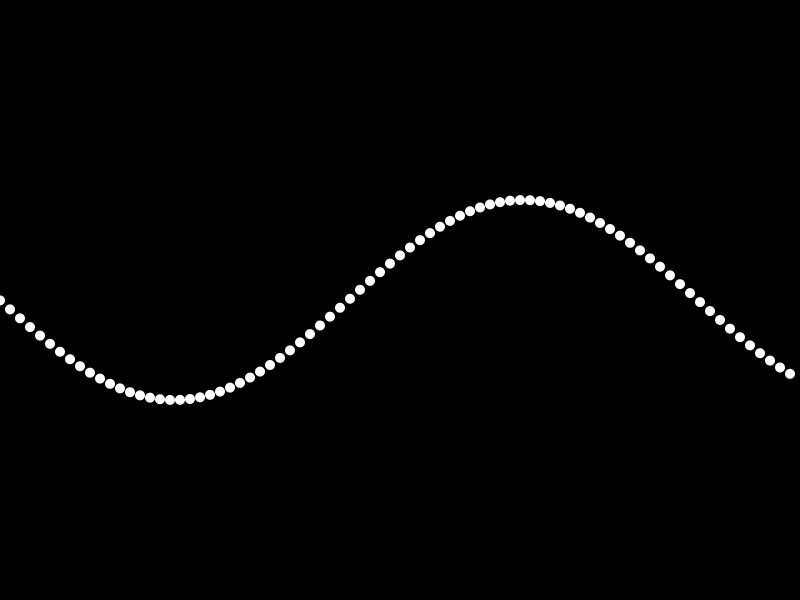
Frame 1 (no input)
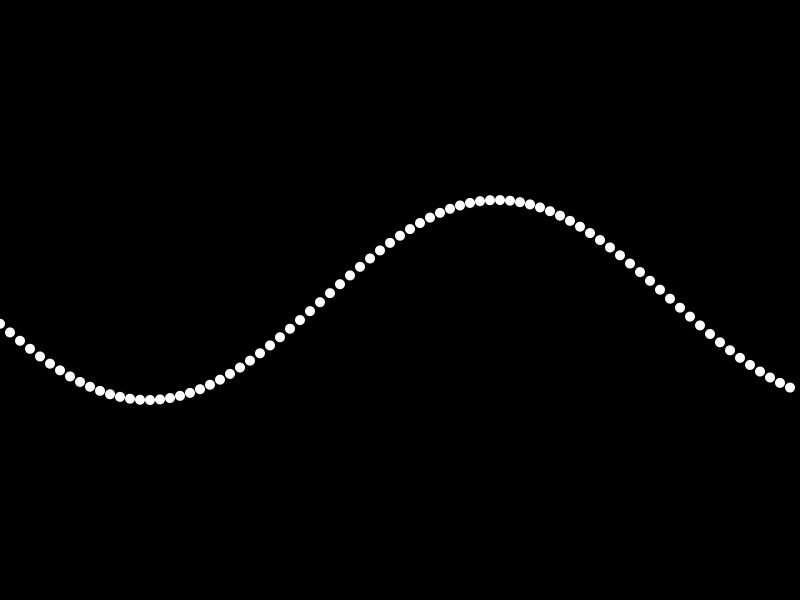
Frame 60 (the mouse pressed at the canvas centre just before this capture)
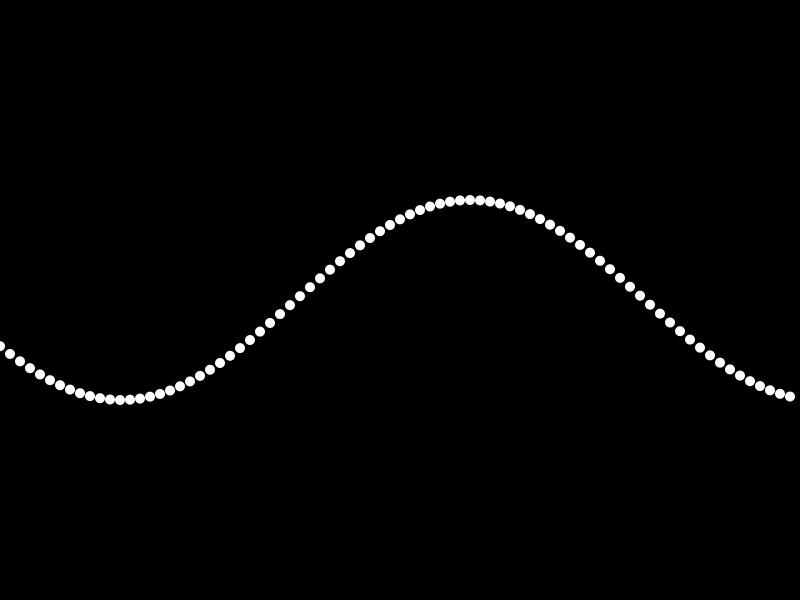
Frame 120 (the mouse held since frame 60 and released just before this capture)

The Processing sketch that drew these frames (run headless with seeded random() and noise(); from frame 60 on, the mouse is pressed at the canvas centre):

// Processing sketch: sine_wave_wavy
// ── sine_wave_wavy.pde
//float y;
float r;
float angle = 0;
float angle_increment = 0.1;
int num_balls;
float ball_radius = 10;
//float theta = 0;
//float[] yValues;

void setup() {
  size(800,600);  
  r = 100;
  num_balls = int(width/ball_radius);
  //yValues = new float[num_balls];
}

void draw() {
  background(0);
  angle += 0.004;
  fill(255);
  noStroke();

  float x = angle;
  for(int i=0;i<num_balls;i++){
     //pushMatrix();
     //translate(i*ball_radius + ball_radius/2, height/2);
     //float theta = 0;
     float y = r * sin(x);
     ellipse(i*ball_radius,y+height/2,ball_radius,ball_radius);
     //popMatrix();
     //theta += 1;
     x += 0.09;
  }
  
  //theta+=0.2;
  // translate(width/2,height/2);
  // float y = r * sin(angle);
  // ellipse(0, y, ball_radius, ball_radius);
  
}
